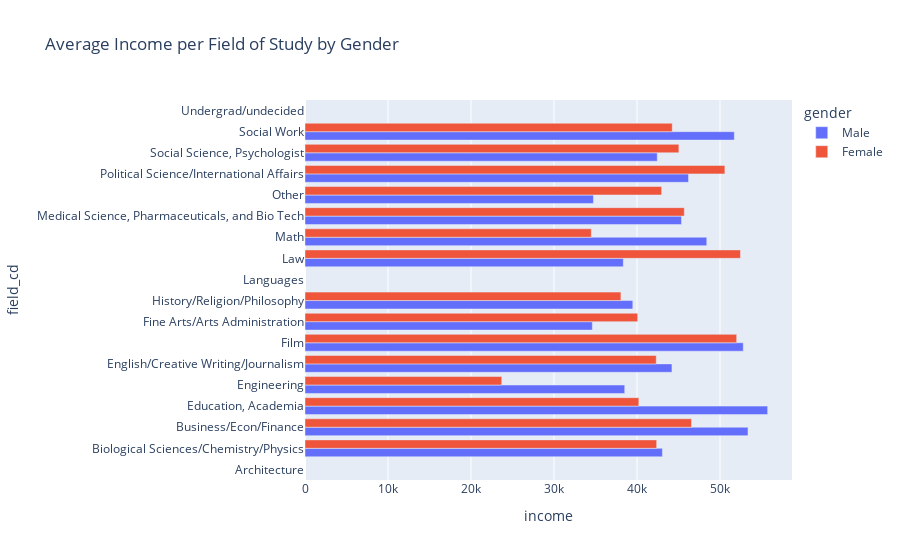

The notebook cell saved with this chart:
### Markdown cell above
Salaries go from very low (0-10K) to crazy high (110K) with quite a huge different between men and women. We can wonder if this is due to the fact that there are more males than women in some fields like business and engineering, so is it a sector effect ? Or can we see also see a big difference between men and women within the same sectors ?

### Code cell
avg_income_per_field_gender = tinder_non_numeric.groupby(['field_cd', 'gender'])['income'].mean().reset_index()
fig = px.bar(avg_income_per_field_gender, y='field_cd', x='income', color='gender', orientation='h', barmode='group', title='Average Income per Field of Study by Gender')
fig.show()

### Figure 1 — Plotly figure (JSON) as saved in the notebook; plotly's stock layout.template omitted (floating-point values rounded to 4 significant figures)
{"data": [{"alignmentgroup": "True", "hovertemplate": "gender=Male<br>income=%{x}<br>field_cd=%{y}<extra></extra>", "legendgroup": "Male", "marker": {"color": "#636efa", "pattern": {"shape": ""}}, "name": "Male", "offsetgroup": "Male", "orientation": "h", "showlegend": true, "textposition": "auto", "type": "bar", "x": [null, 43060.0, 53370.0, 55740.0, 38520.0, 44212, 52804, 34620.0, 39490.0, null, 38350.0, 48410.0, 45360, 34752, 46210.0, 42440.0, 51725, null], "xaxis": "x", "y": ["Architecture", "Biological Sciences/Chemistry/Physics", "Business/Econ/Finance", "Education, Academia", "Engineering", "English/Creative Writing/Journalism", "Film", "Fine Arts/Arts Administration", "History/Religion/Philosophy", "Languages", "Law", "Math", "Medical Science, Pharmaceuticals, and Bio Tech", "Other", "Political Science/International Affairs", "Social Science, Psychologist", "Social Work", "Undergrad/undecided"], "yaxis": "y"}, {"alignmentgroup": "True", "hovertemplate": "gender=Female<br>income=%{x}<br>field_cd=%{y}<extra></extra>", "legendgroup": "Female", "marker": {"color": "#EF553B", "pattern": {"shape": ""}}, "name": "Female", "offsetgroup": "Female", "orientation": "h", "showlegend": true, "textposition": "auto", "type": "bar", "x": [42370.0, 46570.0, 40220.0, 23707, 42320.0, 52010, 40080.0, 38060.0, null, 52470.0, 34500.0, 45700.0, 42967, 50590.0, 45050.0, 44250.0], "xaxis": "x", "y": ["Biological Sciences/Chemistry/Physics", "Business/Econ/Finance", "Education, Academia", "Engineering", "English/Creative Writing/Journalism", "Film", "Fine Arts/Arts Administration", "History/Religion/Philosophy", "Languages", "Law", "Math", "Medical Science, Pharmaceuticals, and Bio Tech", "Other", "Political Science/International Affairs", "Social Science, Psychologist", "Social Work"], "yaxis": "y"}], "layout": {"barmode": "group", "legend": {"title": {"text": "gender"}, "tracegroupgap": 0}, "title": {"text": "Average Income per Field of Study by Gender"}, "xaxis": {"anchor": "y", "domain": [0, 1], "title": {"text": "income"}}, "yaxis": {"anchor": "x", "domain": [0, 1], "title": {"text": "field_cd"}}}}
